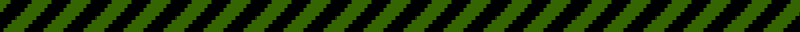

This is a level from a 2D game, rendered from its Tiled map with the project's own tilesets. A one-line summary and the map file follow, with tile-layer data summarised:
An orthogonal 50x2 tile map with 16x16 px tiles, 1 tile layer (Grass).

<map version="1.0" orientation="orthogonal" width="50" height="2" tilewidth="16" tileheight="16">
 <tileset firstgid="1" name="moving ground" tilewidth="16" tileheight="16">
  <image source="Grass.png" width="641" height="36" />
 </tileset>
 <layer name="Grass" width="50" height="2">
  <data>[100 cells, 100 non-empty, 10 distinct tile ids]</data>
 </layer>
</map>